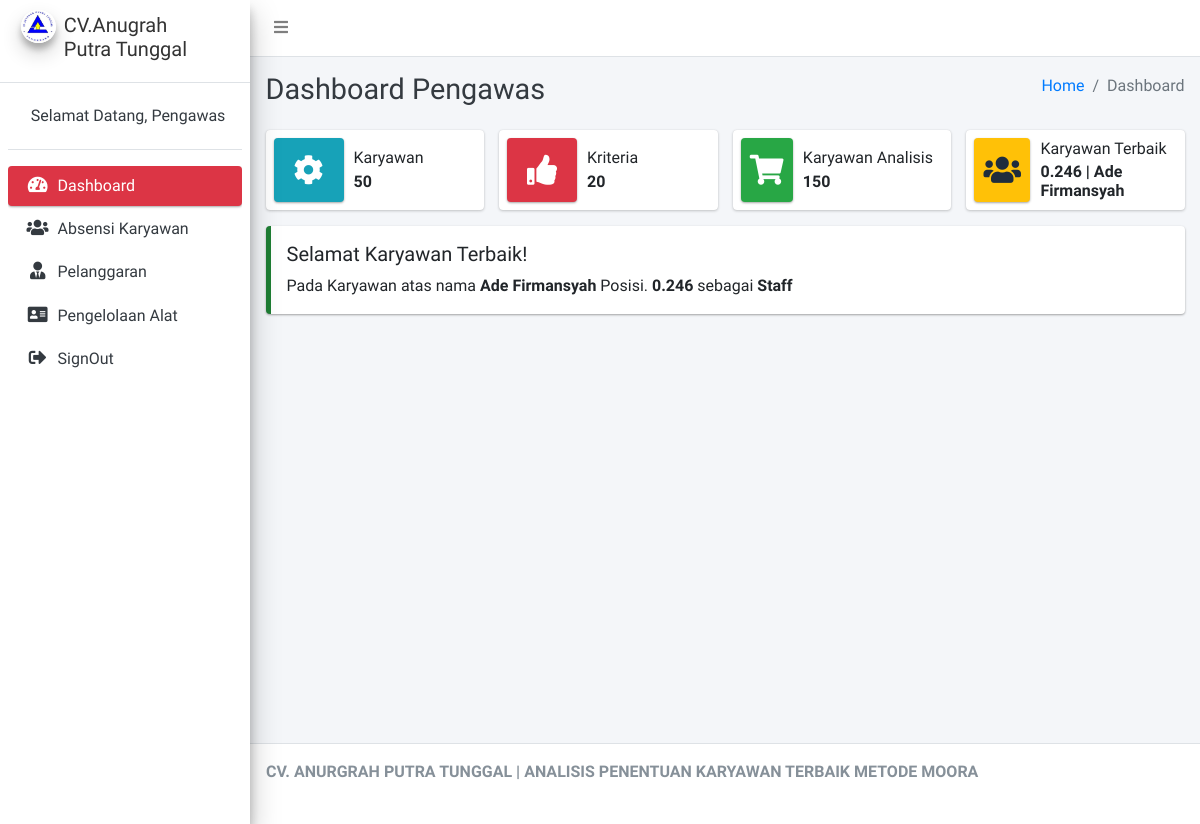
The page /index.php/Pengawas/cDashboard (signed in) on the database as committed earlier.
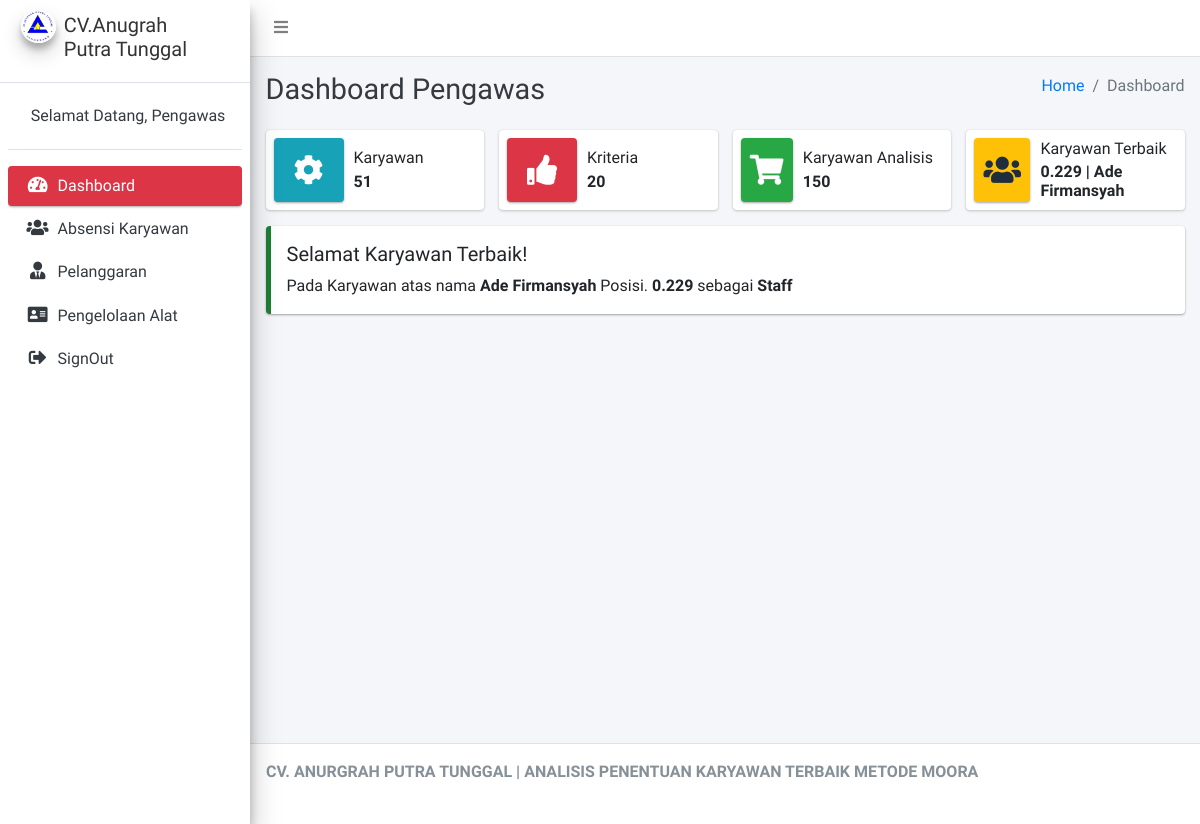
The same page on the database as committed later.
### tables this page shows
CREATE TABLE `tbl_penilaian` (
  `id_penilaian` int(11) NOT NULL,
  `id_karyawan` int(11) NOT NULL,
  `id_user` int(11) NOT NULL,
  `tgl_proses` varchar(15) NOT NULL,
  `periode` int(11) NOT NULL,
  `nilai_kehadiran` varchar(5) NOT NULL,
  `nilai_keterlambatan` varchar(5) NOT NULL,
  `nilai_pelanggaran` varchar(5) NOT NULL,
  `nilai_pengelolaan` varchar(5) NOT NULL,
  `nilai_masa_kerja` varchar(5) NOT NULL,
  `hasil` varchar(5) NOT NULL
);

CREATE TABLE `tbl_karyawan` (
  `id_karyawan` int(11) NOT NULL,
  `nama_karyawan` varchar(125) NOT NULL,
  `jk_karyawan` varchar(125) NOT NULL,
  `alamat_karyawan` text NOT NULL,
  `no_hp_karyawan` varchar(125) NOT NULL,
  `divisi` varchar(125) NOT NULL,
  `jabatan` varchar(125) NOT NULL,
  `tgl_mulai` varchar(125) NOT NULL
);

### application/controllers/Pengawas/cDashboard.php (called while the page is built, shortened)
<?php
class cDashboard extends CI_Controller
{
	public function __construct()
	{
		$this->load->model('mDashboard');
	}
	public function index()
	{
		$data = array(
			'dashboard' => $this->mDashboard->dashboard()
		);
		$this->load->view('Pengawas/Layout/head');
		$this->load->view('Pengawas/Layout/aside');
		$this->load->view('Pengawas/vDashboard', $data);
		$this->load->view('Pengawas/Layout/footer');
	}
}

### index.php (called while the page is built, shortened)
<?php
require_once BASEPATH.'core/CodeIgniter.php';

### application/models/mDashboard.php (called while the page is built, shortened)
<?php
class mDashboard extends CI_Model
{
	public function dashboard()
	{
		$data['karyawan'] = $this->db->query("SELECT COUNT(id_karyawan) as jml_karyawan FROM `tbl_karyawan`")->row();
		$data['kriteria'] = $this->db->query("SELECT COUNT(id_kriteria) as jml_kriteria FROM `tbl_kriteria`")->row();
		$data['karyawan_analisis'] = $this->db->query("SELECT COUNT(id_penilaian) as jml_penilaian FROM `tbl_penilaian`")->row();
		$data['karyawan_terbaik'] = $this->db->query("SELECT * FROM `tbl_penilaian` JOIN tbl_karyawan ON tbl_karyawan.id_karyawan=tbl_penilaian.id_karyawan ORDER BY hasil DESC LIMIT 1")->row();
		return $data;
	}
}

### application/views/Pengawas/vDashboard.php (the view, shortened to what this page needs)
<div class="content-wrapper">
	<div class="content-header">
		<div class="container-fluid">
			<div class="row mb-2">
				<div class="col-sm-6">
					<h1 class="m-0 text-dark">Dashboard Pengawas</h1>
				</div>
				<div class="col-sm-6">
					<ol class="breadcrumb float-sm-right">
						<li class="breadcrumb-item"><a href="#">Home</a></li>
						<li class="breadcrumb-item active">Dashboard</li>
					</ol>
				</div>
			</div>
		</div>
	</div>
	<section class="content">
		<div class="container-fluid">
			<div class="row">
				<div class="col-12 col-sm-6 col-md-3">
					<div class="info-box">
						<span class="info-box-icon bg-info elevation-1"><i class="fas fa-cog"></i></span>
						<div class="info-box-content">
							<span class="info-box-text">Karyawan</span>
							<span class="info-box-number">
								<?= $dashboard['karyawan']->jml_karyawan ?>
							</span>
						</div>
					</div>
				</div>
				<div class="col-12 col-sm-6 col-md-3">
					<div class="info-box mb-3">
						<span class="info-box-icon bg-danger elevation-1"><i class="fas fa-thumbs-up"></i></span>
						<div class="info-box-content">
							<span class="info-box-text">Kriteria</span>
							<span class="info-box-number"><?= $dashboard['kriteria']->jml_kriteria ?></span>
						</div>
					</div>
				</div>
				<div class="col-12 col-sm-6 col-md-3">
					<div class="info-box mb-3">
						<span class="info-box-icon bg-success elevation-1"><i class="fas fa-shopping-cart"></i></span>
						<div class="info-box-content">
							<span class="info-box-text">Karyawan Analisis</span>
							<span class="info-box-number"><?= $dashboard['karyawan_analisis']->jml_penilaian ?></span>
						</div>
					</div>
				</div>
				<div class="col-12 col-sm-6 col-md-3">
					<div class="info-box mb-3">
						<span class="info-box-icon bg-warning elevation-1"><i class="fas fa-users"></i></span>
						<div class="info-box-content">
							<span class="info-box-text">Karyawan Terbaik</span>
							<span class="info-box-number"><?= $dashboard['karyawan_terbaik']->hasil ?> | <?= $dashboard['karyawan_terbaik']->nama_karyawan ?></span>
						</div>
					</div>
				</div>
			</div>
			<div class="row">
				<div class="col-md-12">
					<div class="callout callout-success">
						<h5>Selamat Karyawan Terbaik!</h5>
						<p>Pada Karyawan atas nama <strong><?= $dashboard['karyawan_terbaik']->nama_karyawan ?></strong> Posisi. <strong><?= $dashboard['karyawan_terbaik']->hasil ?></strong> sebagai <strong><?= $dashboard['karyawan_terbaik']->jabatan ?></strong></p>
					</div>
				</div>
			</div>
		</div>
	</section>
</div>

Rows that differ between the two databases and show on the page:
removed tbl_penilaian: hasil "0.246", id_karyawan.nama_karyawan "Ade Firmansyah", id_karyawan.jabatan "Staff"
now on this page (row edited): tbl_penilaian: hasil "0.229", id_karyawan.nama_karyawan "Ade Firmansyah", id_karyawan.jabatan "Staff"
Other text that changed with them:
$dashboard['karyawan']->jml_karyawan: "50" → "51"
